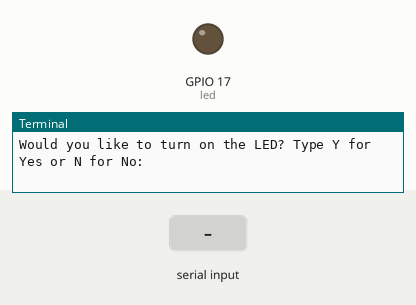
Bench run of a program on a simulated Raspberry Pi (BCM pin numbers). Shown: output pins drawn as LEDs (lit = HIGH), the last lines printed to the terminal. The test bench sets the inputs (shaded band). At 7.8 s the program stops and its outputs stay as they are.

Above: at 1.2 s.
1.3 s: "Y" typed at the terminal, then Enter
2.8 s: "5" typed at the terminal, then Enter
At 3.2 s:
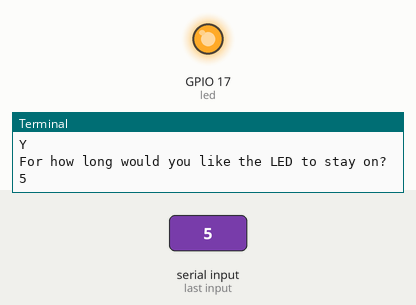
Timing chart, 0 to 9.3 s (numbered marks = the images above; inputs shaded):
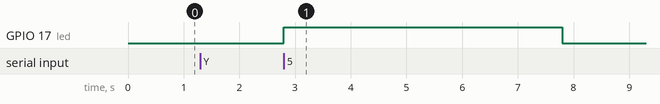

Measured:
- after the input at 2.8 s, GPIO 17 (led): LOW → HIGH at once, → LOW 5.0 s later

The program:

led.py
```python
from gpiozero import LED
import time
# Line 1 takes in library for controlling GPIO pins and line 2 imports a time library used for later

# Now we begin by using the library. We're using GPIO pin 17 as referenced from Raspi Documentation
# Source for pinout: notenoughtech.com/raspberry-pi/rpi-gpio/

# We create an LED object and call it "led", confusing but manageable. We use 17 to denote which GPIO pin we're using
'''
led = LED(17)
'''

# Now we use a built in function for the "led" object which is ".on()", this causes the led to flicker on
'''
led.on()
'''

# What if we want it to stay on for longer?

'''
led.on()
time.sleep(10)
'''

# We made the program halt its current state for ten seconds, allowing us to see the led stay on for 10 seconds!

# Let's make things more interesting and take in user input and combine it with conditional statements!

while True:
    # Take in user input
    yes_no_input = input("Would you like to turn on the LED? Type Y for Yes or N for No: ")

    # Error Checking
    if yes_no_input != "Y" and yes_no_input != "N":
        print("Please use Y for Yes or N for No ")
        continue

    # Break out since inputs are valid
    else:
        break

# Since the user wants the LED on we figure out for how long
if yes_no_input == "Y":

    # Loops until valid entry value is met
    while True:

        # Error handling approach, see this for more details: https://docs.python.org/3/tutorial/errors.html
        try:
            duration = int(input("For how long would you like the LED to stay on? "))

        # Error Checking
        except ValueError:
            print("Please enter a valid integer value ")
            continue

        #Break out since inputs are valid
        else:
            break


    # Initialize GPIO pin for use (we're using GPIO 17 in this example)
    led = LED(17)

    # Send power to GPIO pin 17
    led.on()

    # Halt the program for however long the user would like to keep the LED on
    time.sleep(duration)
```
